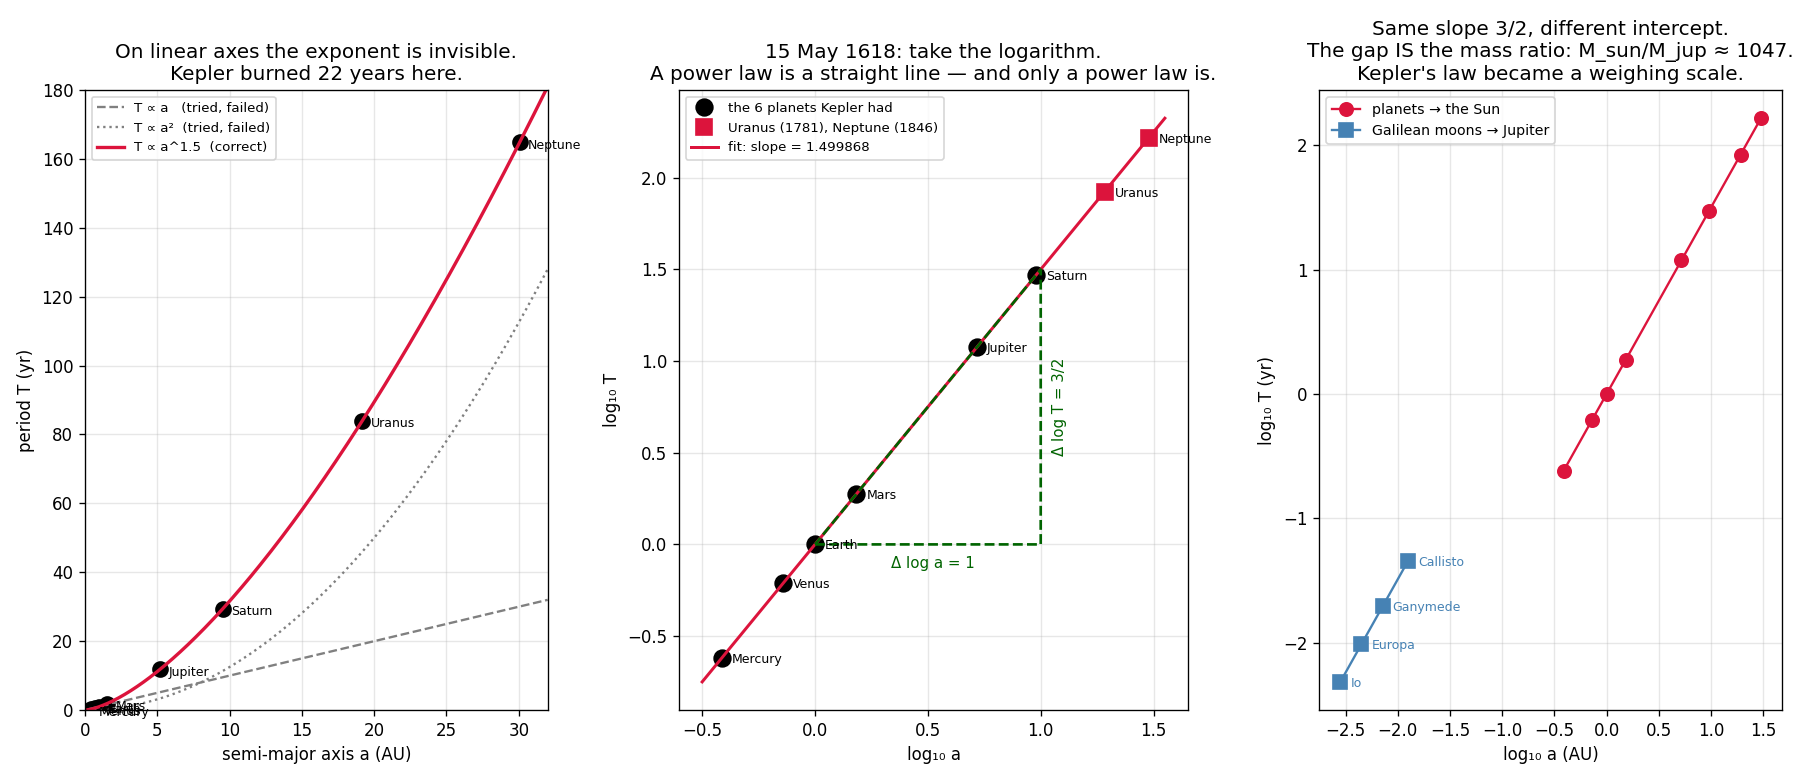

This chart was generated by the following Python code:
"""T² = a³ — one line that turned the solar system from a list into a system.

Kepler hunted this for 22 years. He tried T ∝ a, T ∝ a², sphere-packing, the five
Platonic solids (his Mysterium Cosmographicum, 1596, is a beautiful catastrophe).
On 15 May 1618 he tried logarithms — Napier's tables had reached him only two years
earlier — and log T vs log a fell on a straight line of slope 3/2.

This is the archetypal act of data analysis: TAKE THE LOG. A power law is a
straight line in log space, and nothing else is. The slope is the exponent. That
trick is the reason the log shows up everywhere in science (see the math-history-viz
companion project, Chapter 0.5).

And the constant matters more than the exponent. T² = a³ holds for all six planets
with ONE constant — which means whatever holds Mars is the same thing that holds
Saturn. Ptolemy's model has a separate machine per planet and no way to say that.

    phenomenon:   distant planets take longer per orbit — but how much longer?
    simulation:   none needed. Use the real modern values for all 8 planets,
                  plus the Galilean moons of Jupiter as an independent test.
    dissection:   fit log T = m·log a + b with torch; read off m
    formula:      m = 3/2 exactly ⟹ T² ∝ a³.  Newton later shows the constant is
                  4π²/GM, which turns Kepler's law into a way to WEIGH the Sun.
"""
from pathlib import Path

import matplotlib.pyplot as plt
import numpy as np
import torch

# --- the data Kepler had (six planets), plus the two found later ---
# Semi-major axes are JPL osculating elements (AU); periods are sidereal (yr).
# Note: do NOT substitute the "mean distance to the Sun" quoted in popular tables —
# the time-average of r is a(1+e²/2), not a, and for Saturn that alone would fake
# a 0.5% violation of a law that is actually exact.
planets = [
    ("Mercury",  0.387098,   0.2408467, True),
    ("Venus",    0.723332,   0.6151973, True),
    ("Earth",    1.000000,   1.0000174, True),
    ("Mars",     1.523710,   1.8808476, True),
    ("Jupiter",  5.202887,  11.8620         , True),
    ("Saturn",   9.536676,  29.4571         , True),
    ("Uranus",  19.189165,  84.0148         , False),     # Herschel 1781
    ("Neptune", 30.069923, 164.7890         , False),     # Le Verrier 1846 — see ch04
]
names = [p[0] for p in planets]
a = torch.tensor([p[1] for p in planets], dtype=torch.float64)
T = torch.tensor([p[2] for p in planets], dtype=torch.float64)
kepler_had = torch.tensor([p[3] for p in planets])

# --- dissection: take the log, fit a line. That is the whole method. ---
loga, logT = torch.log10(a), torch.log10(T)
design = torch.stack([loga, torch.ones_like(loga)], dim=1)
m, b = torch.linalg.lstsq(design, logT.unsqueeze(1)).solution.squeeze(1)

print("fit  log10(T) = m · log10(a) + b     over all 8 planets")
print(f"  m = {m.item():.9f}      (exact value 3/2 = 1.5)")
print(f"  b = {b.item():.2e}      (0 because we chose Earth's units)")
print(f"  deviation from 3/2 = {abs(m.item() - 1.5):.2e}")
print()

# --- how good is it, planet by planet? ---
print("  planet      a (AU)     T (yr)      T²/a³        residual (%)")
ratio = T**2 / a**3
for i, nm in enumerate(names):
    pred = 10 ** (m * loga[i] + b)
    resid = (T[i] - pred) / T[i] * 100
    tag = "" if kepler_had[i] else "   ← not yet discovered in 1618"
    print(f"  {nm:9s} {a[i]:9.5f} {T[i]:10.4f}   {ratio[i]:.7f}    {resid:+.4f}{tag}")
print(f"\n  T²/a³ is constant to {(ratio.std()/ratio.mean()):.2e} across a 78× range in distance.")
print("  Uranus and Neptune were found 160 and 230 years later — and landed exactly")
print("  on Kepler's line without adjustment. THAT is what a real law does.")
print()

# --- an independent system: Jupiter's moons (Galileo, Jan 1610) ---
# Same law, different central mass ⟹ same slope, different intercept.
# Orbital radii in AU (from km / 1.495979e8) and periods in years (from days / 365.25).
moons = [("Io",        421_700 / 1.495979e8,  1.769138 / 365.25),
         ("Europa",    671_034 / 1.495979e8,  3.551181 / 365.25),
         ("Ganymede", 1_070_412 / 1.495979e8,  7.154553 / 365.25),
         ("Callisto", 1_882_709 / 1.495979e8, 16.689018 / 365.25)]
am = torch.tensor([x[1] for x in moons], dtype=torch.float64)
Tm = torch.tensor([x[2] for x in moons], dtype=torch.float64)
dm = torch.stack([torch.log10(am), torch.ones_like(am)], dim=1)
mm, bm = torch.linalg.lstsq(dm, torch.log10(Tm).unsqueeze(1)).solution.squeeze(1)
print(f"Jupiter's four Galilean moons:  slope = {mm.item():.6f}   (again 3/2)")

# --- formula: Newton's constant lets us WEIGH the central body ---
# T² = 4π²a³/(GM)  ⟹  M = 4π²a³/(G T²)
G = 6.67430e-11
AU, YR = 1.495978707e11, 3.155815e7
M_sun = 4 * np.pi**2 * (a[3].item() * AU)**3 / (G * (T[3].item() * YR)**2)
M_jup = 4 * np.pi**2 * (am[2].item() * AU)**3 / (G * (Tm[2].item() * YR)**2)
print(f"\ninvert the constant:  M = 4π²a³/(G·T²)")
print(f"  from Mars' orbit      → M_sun     = {M_sun:.4e} kg   (accepted 1.989e30)")
print(f"  from Ganymede's orbit → M_jupiter = {M_jup:.4e} kg   (accepted 1.898e27)")
print(f"  Sun / Jupiter mass ratio = {M_sun/M_jup:.0f}")
print("\nA law about TIMING became a scale for weighing objects we can never touch.")
print("Every exoplanet mass, every black hole mass, every galaxy mass still uses this.")

# --- visualization ---
fig = plt.figure(figsize=(15, 6.5))
gs = fig.add_gridspec(1, 3, width_ratios=[1, 1.1, 1])

# Panel 1: linear axes — Kepler's 22 years of failure
ax = fig.add_subplot(gs[0, 0])
ax.plot(a, T, "o", color="black", ms=9)
xs = torch.linspace(0.2, 32, 300, dtype=torch.float64)
ax.plot(xs, xs, "--", color="gray", lw=1.4, label="T ∝ a   (tried, failed)")
ax.plot(xs, xs**2 / 8, ":", color="gray", lw=1.4, label="T ∝ a²  (tried, failed)")
ax.plot(xs, xs**1.5, "-", color="crimson", lw=2, label="T ∝ a^1.5  (correct)")
for i, nm in enumerate(names):
    ax.annotate(nm, (a[i], T[i]), fontsize=7.5, xytext=(5, -4),
                textcoords="offset points")
ax.set_xlabel("semi-major axis a (AU)")
ax.set_ylabel("period T (yr)")
ax.set_ylim(0, 180)
ax.set_xlim(0, 32)
ax.set_title("On linear axes the exponent is invisible.\n"
             "Kepler burned 22 years here.")
ax.legend(fontsize=8)
ax.grid(alpha=0.3)

# Panel 2: log-log — the entire discovery, in one straight line
ax = fig.add_subplot(gs[0, 1])
mask = kepler_had.numpy()
ax.plot(loga[mask], logT[mask], "o", color="black", ms=10, label="the 6 planets Kepler had")
ax.plot(loga[~mask], logT[~mask], "s", color="crimson", ms=10,
        label="Uranus (1781), Neptune (1846)")
xl = torch.linspace(-0.5, 1.55, 50, dtype=torch.float64)
ax.plot(xl, m * xl + b, "-", color="crimson", lw=1.8,
        label=f"fit: slope = {m.item():.6f}")
# the slope triangle, drawn explicitly
ax.plot([0.0, 1.0, 1.0, 0.0], [0.0, 0.0, 1.5, 0.0], color="darkgreen", lw=1.6, ls="--")
ax.text(0.52, -0.13, "Δ log a = 1", fontsize=9, color="darkgreen", ha="center")
ax.text(1.05, 0.75, "Δ log T = 3/2", fontsize=9, color="darkgreen", rotation=90, va="center")
for i, nm in enumerate(names):
    ax.annotate(nm, (loga[i], logT[i]), fontsize=7.5, xytext=(6, -3),
                textcoords="offset points")
ax.set_xlabel("log₁₀ a")
ax.set_ylabel("log₁₀ T")
ax.set_title("15 May 1618: take the logarithm.\nA power law is a straight line — "
             "and only a power law is.")
ax.legend(fontsize=8, loc="upper left")
ax.grid(alpha=0.3)

# Panel 3: two systems, same slope, different constant = different mass
ax = fig.add_subplot(gs[0, 2])
ax.plot(loga, logT, "o-", color="crimson", ms=8, lw=1.4, label="planets → the Sun")
ax.plot(torch.log10(am), torch.log10(Tm), "s-", color="steelblue", ms=8, lw=1.4,
        label="Galilean moons → Jupiter")
for i, (nm, _, _) in enumerate(moons):
    ax.annotate(nm, (torch.log10(am[i]), torch.log10(Tm[i])), fontsize=7.5,
                xytext=(6, -3), textcoords="offset points", color="steelblue")
ax.set_xlabel("log₁₀ a (AU)")
ax.set_ylabel("log₁₀ T (yr)")
ax.set_title(f"Same slope 3/2, different intercept.\n"
             f"The gap IS the mass ratio: M_sun/M_jup ≈ {M_sun/M_jup:.0f}.\n"
             "Kepler's law became a weighing scale.")
ax.legend(fontsize=8.5)
ax.grid(alpha=0.3)

plt.tight_layout()
out = Path(__file__).with_suffix(".png")
plt.savefig(out, dpi=120)
print(f"Saved: {out}")
